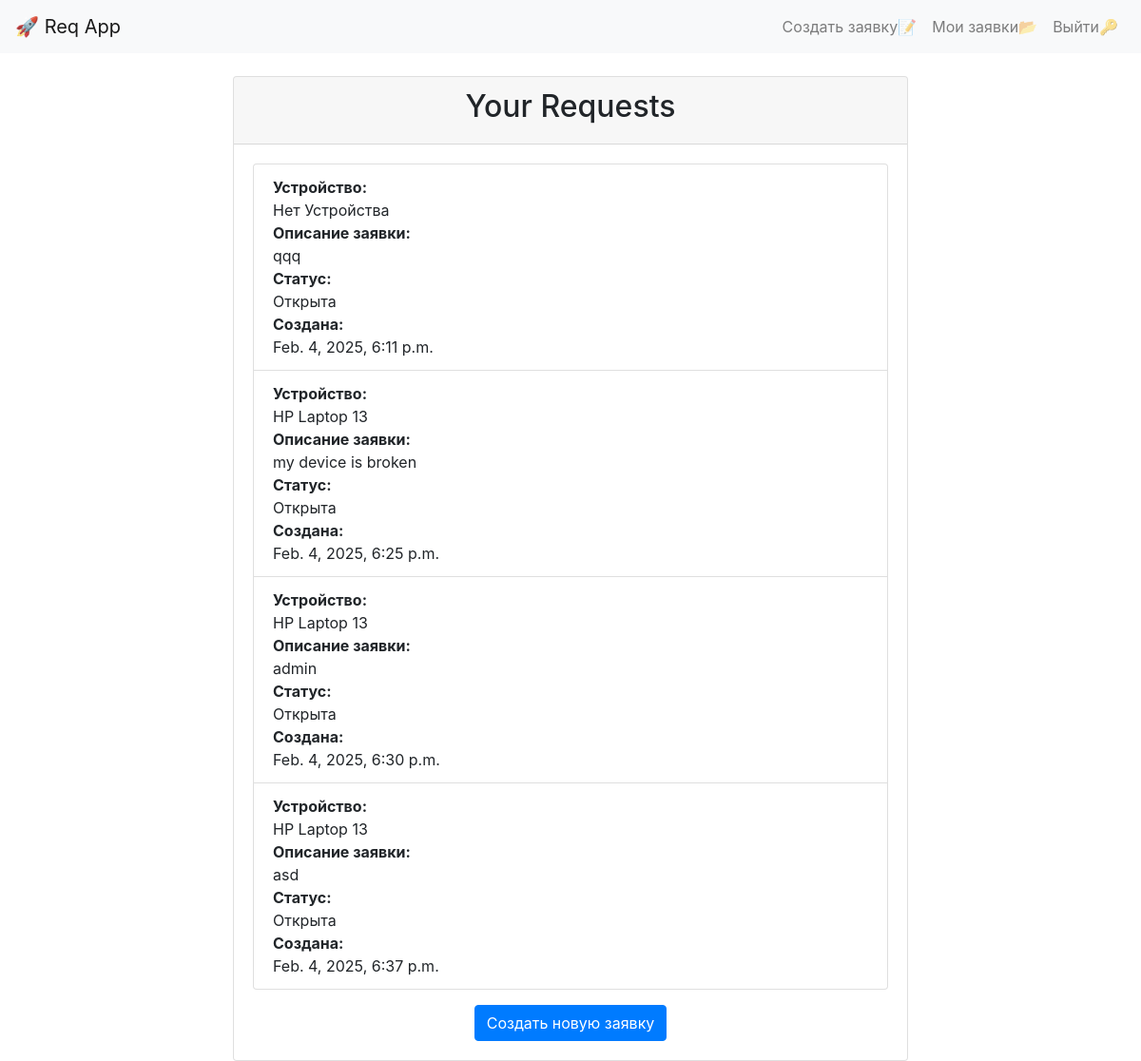
Screenshot of /requests/ (signed in) with the database file from the repository.
### reqapp/models.py (models this page shows, shortened)
class Request(models.Model):
    STATUS_CHOICES = (
        ('open', 'Открыта'),
        ('in_progress', 'В процессе'),
        ('closed', 'Закрыта'),
    )
    user = models.ForeignKey(User, on_delete=models.CASCADE)
    device = models.ForeignKey(Device, on_delete=models.SET_NULL, blank=True, null=True)
    description = models.TextField()
    status = models.CharField(max_length=20, choices=STATUS_CHOICES, default='open')
    created_at = models.DateTimeField(auto_now_add=True)

class Device(models.Model):
    name = models.CharField(max_length=100)
    description = models.TextField(blank=True, null=True)
    category = models.ForeignKey(Category, on_delete=models.SET_NULL, blank=True, null=True, related_name='devices')
    code = models.CharField(max_length=100, blank=True, null=True, unique=True)

### reqapp/views.py (the view)
# urls.py: path('requests/', request_list, name='request_list'),
def request_list(request):
    if not request.user.is_authenticated:
        return redirect('login')
    requests = Request.objects.filter(user=request.user)
    return render(request, 'request_list.html', {'requests': requests})

### reqapp/templates/request_list.html (shortened to what this page needs)
{% extends 'base.html' %}
{% block content %}
<div class="container">
    <div class="row justify-content-center">
        <div class="col-md-8">
            <div class="card">
                <div class="card-header text-center">
                    <h2>Your Requests</h2>
                </div>
                <div class="card-body">
                    <ul class="list-group">
                        {% for request in requests %}
                            <li class="list-group-item">
                                <div class="d-flex flex-column">
                                    <strong>Устройство:</strong>
                                    {% if request.device %}
                                        {{ request.device.name }}
                                    {% else %}
                                        Нет Устройства
                                    {% endif %}
                                    <strong>Описание заявки:</strong>
                                    {{ request.description }}
                                    <strong>Статус:</strong>
                                    {{ request.get_status_display }}
                                    <strong>Создана:</strong>
                                    {{ request.created_at }}
                                </div>
                            </li>
                        {% empty %}
                            <li class="list-group-item text-center">Заявок нету.</li>
                        {% endfor %}
                    </ul>
                    <div class="mt-3 text-center">
                        <a href="{% url 'create_request' %}" class="btn btn-primary">Создать новую заявку</a>
                    </div>
                </div>
            </div>
        </div>
    </div>
</div>
{% endblock %}

### rows the page displays
Request: shows "Нет Устройства", description "qqq", status "Открыта", created_at "Feb. 4, 2025, 6:11 p.m."
Request: device.name "HP Laptop 13", description "my device is broken", status "Открыта", created_at "Feb. 4, 2025, 6:25 p.m."
Request: device.name "HP Laptop 13", description "admin", status "Открыта", created_at "Feb. 4, 2025, 6:30 p.m."
Request: device.name "HP Laptop 13", description "asd", status "Открыта", created_at "Feb. 4, 2025, 6:37 p.m."
